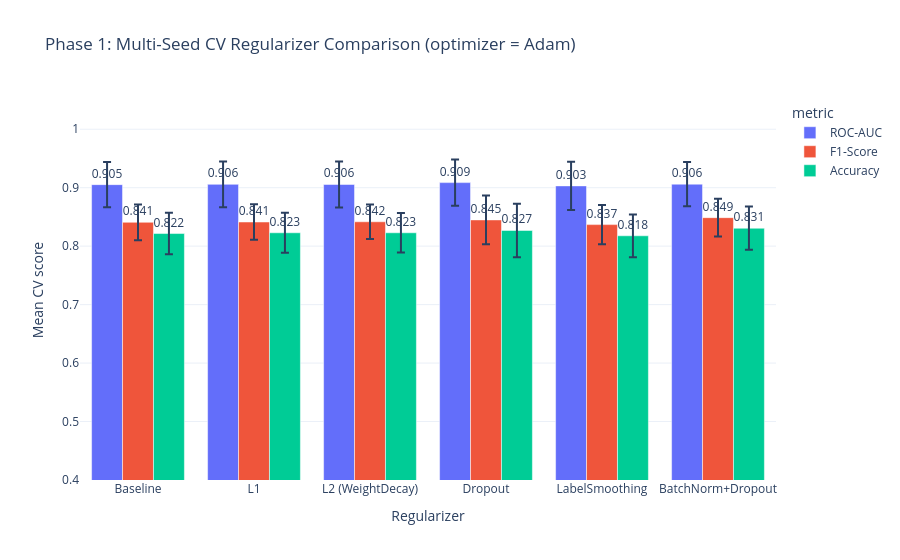
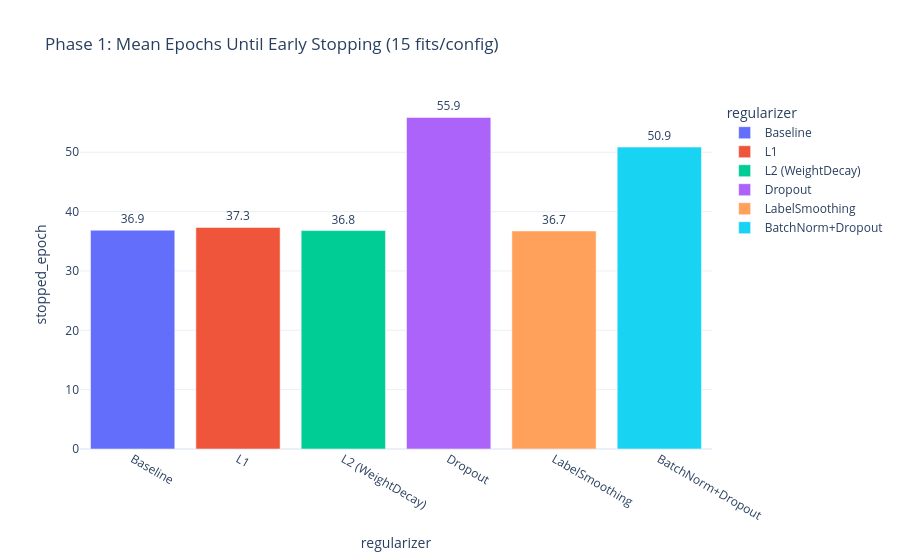

Notebook cell for these charts, in order:
### Markdown cell above
### Phase 1 Results - Visualizations

### Code cell
df_p1 = pd.DataFrame(
    [{key: value for key, value in record.items() if not key.startswith('_')} for record in phase1_raw]
)

df_melt = df_p1.melt(
    id_vars='regularizer', value_vars=list(METRIC_MAP.keys()),
    var_name='metric_key', value_name='score',
)
df_melt['metric'] = df_melt['metric_key'].map(METRIC_MAP)
df_melt['std'] = [
    df_p1.loc[df_p1['regularizer'] == row.regularizer, f'cv_std_{row.metric_key[3:]}'].iloc[0]
    for row in df_melt.itertuples()
]

fig_p1_bar = px.bar(
    df_melt, x='regularizer', y='score', color='metric', error_y='std',
    barmode='group',
    title=f'Phase 1: Multi-Seed CV Regularizer Comparison (optimizer = {PHASE1_OPTIMIZER_NAME})',
    labels={'score': 'Mean CV score', 'regularizer': 'Regularizer'},
    color_discrete_sequence=px.colors.qualitative.Plotly,
    template='plotly_white', text_auto='.3f',
)
fig_p1_bar.update_layout(yaxis=dict(range=[0.4, 1.05]))
fig_p1_bar.update_traces(textposition='outside')
fig_p1_bar.show()

# ── Stopped-epoch bar ────────────────────────────────────────
px.bar(
    df_p1, x='regularizer', y='stopped_epoch',
    title='Phase 1: Mean Epochs Until Early Stopping (15 fits/config)',
    color='regularizer', template='plotly_white', text_auto='.1f',
).update_traces(textposition='outside').show()

### Figure 1 — Plotly figure (JSON) as saved in the notebook; plotly's stock layout.template omitted (floating-point values rounded to 4 significant figures)
{"data": [{"alignmentgroup": "True", "error_y": {"array": [0.03881, 0.03911, 0.03944, 0.03949, 0.04109, 0.03788]}, "hovertemplate": "metric=ROC-AUC<br>Regularizer=%{x}<br>Mean CV score=%{y}<extra></extra>", "legendgroup": "ROC-AUC", "marker": {"color": "#636EFA", "pattern": {"shape": ""}}, "name": "ROC-AUC", "offsetgroup": "ROC-AUC", "orientation": "v", "showlegend": true, "textposition": "outside", "texttemplate": "%{y:.3f}", "type": "bar", "x": ["Baseline", "L1", "L2 (WeightDecay)", "Dropout", "LabelSmoothing", "BatchNorm+Dropout"], "xaxis": "x", "y": [0.9052, 0.9057, 0.9055, 0.9087, 0.9031, 0.906], "yaxis": "y"}, {"alignmentgroup": "True", "error_y": {"array": [0.03065, 0.03049, 0.02963, 0.04172, 0.0337, 0.03225]}, "hovertemplate": "metric=F1-Score<br>Regularizer=%{x}<br>Mean CV score=%{y}<extra></extra>", "legendgroup": "F1-Score", "marker": {"color": "#EF553B", "pattern": {"shape": ""}}, "name": "F1-Score", "offsetgroup": "F1-Score", "orientation": "v", "showlegend": true, "textposition": "outside", "texttemplate": "%{y:.3f}", "type": "bar", "x": ["Baseline", "L1", "L2 (WeightDecay)", "Dropout", "LabelSmoothing", "BatchNorm+Dropout"], "xaxis": "x", "y": [0.8408, 0.8413, 0.8417, 0.8449, 0.8368, 0.8488], "yaxis": "y"}, {"alignmentgroup": "True", "error_y": {"array": [0.03558, 0.0343, 0.03365, 0.04568, 0.03663, 0.03698]}, "hovertemplate": "metric=Accuracy<br>Regularizer=%{x}<br>Mean CV score=%{y}<extra></extra>", "legendgroup": "Accuracy", "marker": {"color": "#00CC96", "pattern": {"shape": ""}}, "name": "Accuracy", "offsetgroup": "Accuracy", "orientation": "v", "showlegend": true, "textposition": "outside", "texttemplate": "%{y:.3f}", "type": "bar", "x": ["Baseline", "L1", "L2 (WeightDecay)", "Dropout", "LabelSmoothing", "BatchNorm+Dropout"], "xaxis": "x", "y": [0.8216, 0.8229, 0.8229, 0.8268, 0.8177, 0.8306], "yaxis": "y"}], "layout": {"barmode": "group", "legend": {"title": {"text": "metric"}, "tracegroupgap": 0}, "title": {"text": "Phase 1: Multi-Seed CV Regularizer Comparison (optimizer = Adam)"}, "xaxis": {"anchor": "y", "domain": [0, 1], "title": {"text": "Regularizer"}}, "yaxis": {"anchor": "x", "domain": [0, 1], "range": [0.4, 1.05], "title": {"text": "Mean CV score"}}}}

### Figure 2 — Plotly figure (JSON) as saved in the notebook; plotly's stock layout.template omitted (floating-point values rounded to 4 significant figures)
{"data": [{"hovertemplate": "regularizer=%{x}<br>stopped_epoch=%{y}<extra></extra>", "legendgroup": "Baseline", "marker": {"color": "#636efa", "pattern": {"shape": ""}}, "name": "Baseline", "orientation": "v", "showlegend": true, "textposition": "outside", "texttemplate": "%{y:.1f}", "type": "bar", "x": ["Baseline"], "xaxis": "x", "y": [36.87], "yaxis": "y"}, {"hovertemplate": "regularizer=%{x}<br>stopped_epoch=%{y}<extra></extra>", "legendgroup": "L1", "marker": {"color": "#EF553B", "pattern": {"shape": ""}}, "name": "L1", "orientation": "v", "showlegend": true, "textposition": "outside", "texttemplate": "%{y:.1f}", "type": "bar", "x": ["L1"], "xaxis": "x", "y": [37.33], "yaxis": "y"}, {"hovertemplate": "regularizer=%{x}<br>stopped_epoch=%{y}<extra></extra>", "legendgroup": "L2 (WeightDecay)", "marker": {"color": "#00cc96", "pattern": {"shape": ""}}, "name": "L2 (WeightDecay)", "orientation": "v", "showlegend": true, "textposition": "outside", "texttemplate": "%{y:.1f}", "type": "bar", "x": ["L2 (WeightDecay)"], "xaxis": "x", "y": [36.8], "yaxis": "y"}, {"hovertemplate": "regularizer=%{x}<br>stopped_epoch=%{y}<extra></extra>", "legendgroup": "Dropout", "marker": {"color": "#ab63fa", "pattern": {"shape": ""}}, "name": "Dropout", "orientation": "v", "showlegend": true, "textposition": "outside", "texttemplate": "%{y:.1f}", "type": "bar", "x": ["Dropout"], "xaxis": "x", "y": [55.87], "yaxis": "y"}, {"hovertemplate": "regularizer=%{x}<br>stopped_epoch=%{y}<extra></extra>", "legendgroup": "LabelSmoothing", "marker": {"color": "#FFA15A", "pattern": {"shape": ""}}, "name": "LabelSmoothing", "orientation": "v", "showlegend": true, "textposition": "outside", "texttemplate": "%{y:.1f}", "type": "bar", "x": ["LabelSmoothing"], "xaxis": "x", "y": [36.73], "yaxis": "y"}, {"hovertemplate": "regularizer=%{x}<br>stopped_epoch=%{y}<extra></extra>", "legendgroup": "BatchNorm+Dropout", "marker": {"color": "#19d3f3", "pattern": {"shape": ""}}, "name": "BatchNorm+Dropout", "orientation": "v", "showlegend": true, "textposition": "outside", "texttemplate": "%{y:.1f}", "type": "bar", "x": ["BatchNorm+Dropout"], "xaxis": "x", "y": [50.87], "yaxis": "y"}], "layout": {"barmode": "relative", "legend": {"title": {"text": "regularizer"}, "tracegroupgap": 0}, "title": {"text": "Phase 1: Mean Epochs Until Early Stopping (15 fits/config)"}, "xaxis": {"anchor": "y", "categoryarray": ["Baseline", "L1", "L2 (WeightDecay)", "Dropout", "LabelSmoothing", "BatchNorm+Dropout"], "categoryorder": "array", "domain": [0, 1], "title": {"text": "regularizer"}}, "yaxis": {"anchor": "x", "domain": [0, 1], "title": {"text": "stopped_epoch"}}}}
